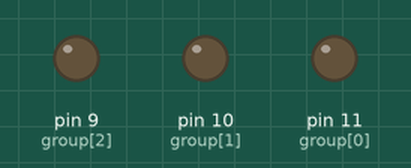
Recording of a sketch running on a simulated Arduino Uno, built with avr-gcc and run on an emulated ATmega328P. Shown: output pins drawn as LEDs (lit = HIGH). What the sketch prints to the serial monitor is not drawn.

Above: at 0.15 s.
At 9.77 s:
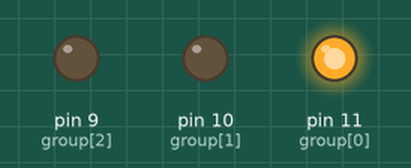
At 19.39 s:
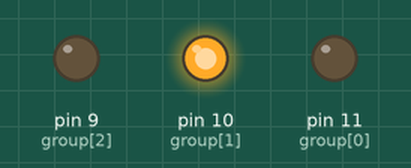
At 38.34 s:
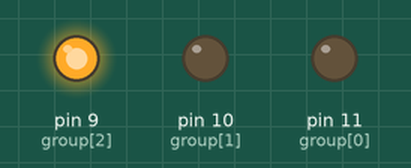
Timing chart, 0 to 40.0 s (numbered marks = the images above):
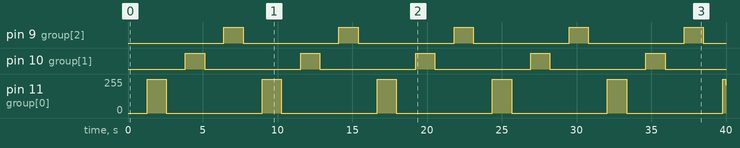

Measured:
- by itself, pin 9 (group[2]), pin 10 (group[1]): alternates HIGH for 1.3 s and LOW for 6.4 s
- by itself, pin 11 (group[0]): 0/255 → 255/255 at 1.3 s, → 0/255 1.3 s later, → 255/255 6.4 s later, → 0/255 1.3 s later, … (12 changes in this stretch)

The sketch:

rgb_led_breath.ino
```cpp
int val = 0;
char group[3]={11,10,9};

void setup() {
pinMode(11,OUTPUT);
pinMode(10,OUTPUT);
pinMode(9,OUTPUT);
Serial.begin(9600);
}

void loop() {
//  analogWrite(9, val);  // sets the value of PWM pin 29
//  val = (val + 1) % 255;    // increment value and keep it in
                           // the 0-255 range.
//  delay(10);
//  Serial.println(val);
  for (char j=0; j<=2; j++) {
    switch(group[j]) {
      case 11:
              Serial.println("红色渐变！");
              break;
      case 10:
              Serial.println("蓝色渐变！");
              break;
      case 9:
              Serial.println("绿色渐变！");
              break;
    }

    for(int i = 0;i<=255;i++) {
      analogWrite(group[j],i);
      delay(5);
    }
    for(int i = 255;i>=0;i--) {
      analogWrite(group[j],i);
      delay(5);
    }
  }
//  Serial.println("循环完！");
}
```
